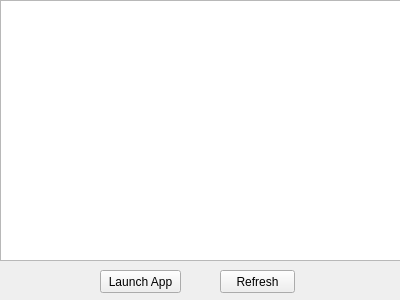
<?xml version="1.0" encoding="UTF-8"?>
<ui version="4.0">
 <class>Form</class>
 <widget class="QWidget" name="Form">
  <property name="geometry">
   <rect>
    <x>0</x>
    <y>0</y>
    <width>400</width>
    <height>300</height>
   </rect>
  </property>
  <property name="windowTitle">
   <string notr="true">appLauncher</string>
  </property>
  <widget class="QListWidget" name="appList">
   <property name="geometry">
    <rect>
     <x>0</x>
     <y>0</y>
     <width>401</width>
     <height>261</height>
    </rect>
   </property>
  </widget>
  <widget class="QPushButton" name="launchButton">
   <property name="geometry">
    <rect>
     <x>100</x>
     <y>270</y>
     <width>81</width>
     <height>23</height>
    </rect>
   </property>
   <property name="text">
    <string notr="true">Launch App</string>
   </property>
  </widget>
  <widget class="QPushButton" name="refreshButton">
   <property name="geometry">
    <rect>
     <x>220</x>
     <y>270</y>
     <width>75</width>
     <height>23</height>
    </rect>
   </property>
   <property name="text">
    <string notr="true">Refresh</string>
   </property>
  </widget>
 </widget>
 <resources/>
 <connections/>
</ui>
